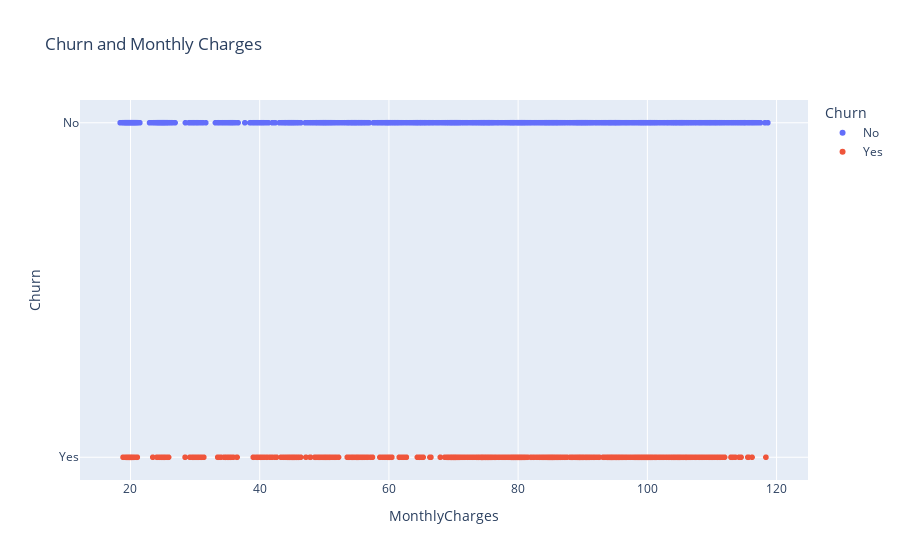

Notebook code cell kept with this figure:
### Markdown cell above
The stacked bar chart demonstrates the churn rates categorized by gender. It shows that there is about 80% No Churn rate in both Male and Female and about 20% Churn rate in both too, so there's no pattern in genders.

### Code cell
# Churn and service usage - Monthly Charges
# Analyzing the Churn Rate by Monthly Charges to observe any patterns associated with churn
fig = px.scatter(training, x='MonthlyCharges', y='Churn', color='Churn', title='Churn and Monthly Charges')
fig.show()

### Figure 1 — Plotly figure (JSON) as saved in the notebook; plotly's stock layout.template omitted (floating-point values rounded to 4 significant figures; data arrays with more than 128 entries replaced by an {"elided": "..."} marker saying what was removed)
{"data": [{"hovertemplate": "Churn=%{y}<br>MonthlyCharges=%{x}<extra></extra>", "legendgroup": "No", "marker": {"color": "#636efa", "symbol": "circle"}, "mode": "markers", "name": "No", "showlegend": true, "type": "scattergl", "x": {"elided": "3698 float values"}, "xaxis": "x", "y": {"elided": "3698 str values"}, "yaxis": "y"}, {"hovertemplate": "Churn=%{y}<br>MonthlyCharges=%{x}<extra></extra>", "legendgroup": "Yes", "marker": {"color": "#EF553B", "symbol": "circle"}, "mode": "markers", "name": "Yes", "showlegend": true, "type": "scattergl", "x": {"elided": "1335 float values"}, "xaxis": "x", "y": {"elided": "1335 str values"}, "yaxis": "y"}], "layout": {"legend": {"title": {"text": "Churn"}, "tracegroupgap": 0}, "title": {"text": "Churn and Monthly Charges"}, "xaxis": {"anchor": "y", "domain": [0, 1], "title": {"text": "MonthlyCharges"}}, "yaxis": {"anchor": "x", "categoryarray": ["Yes", "No"], "categoryorder": "array", "domain": [0, 1], "title": {"text": "Churn"}}}}
